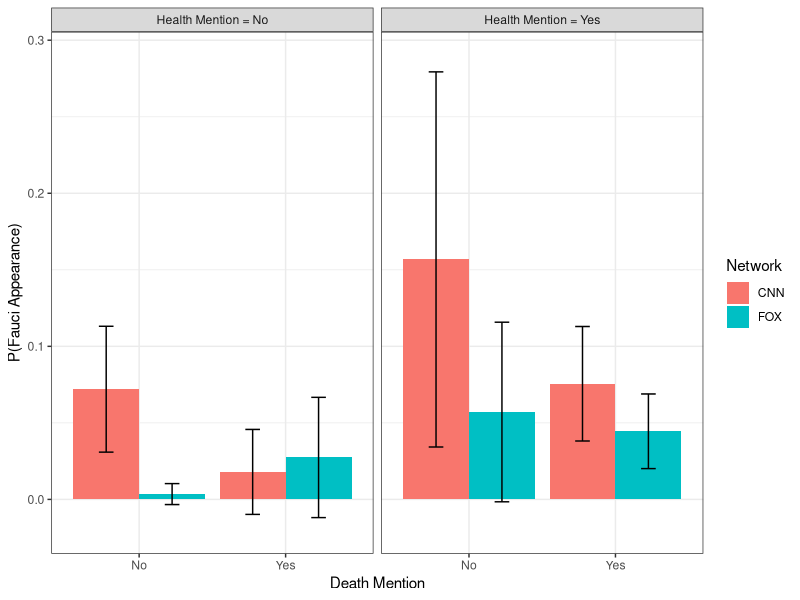

This figure's R source:
setwd('/Users/brycedietrich/finding_fauci_replication/')

library(MASS)
library(ggplot2)

#re-estimate table 2
image_results<-read.csv('data/final_celebrity_results.csv',as.is=T)

#make fox baseline
image_results$network2<-factor(image_results$network,levels=c('fox','cnn','msnbc'))

#set week 9 to zero so the intercept is meaningful
image_results$week2<-image_results$week-9

#negative binomial regressions with offsets
mod1<-glm.nb(fauci~network2+offset(log(cc)),data=image_results)
mod2<-glm.nb(fauci~network2*week2+offset(log(cc)),data=image_results)

#subset image data to only include complete cases
image_results<-image_results[names(residuals(mod2)),]

#create ID
image_results$id<-paste(image_results$show,image_results$week,image_results$year,sep='_')

#load text restuls and create ID
text_results<-read.csv('data/final_caption_results.csv',as.is=T)
text_results$id<-paste(text_results$show,text_results$week,text_results$year,sep='_')

#merge results
results<-merge(image_results,text_results[,c('id','death_text','health_text')])

#set week 9 to zero so the intercept is meaningful
results$week2<-results$week-9

#make fox baseline
results$network2<-factor(results$network,levels=c('fox','cnn','msnbc'))

#create binary variable discussed on page 13 in the main text
my_shows<-unique(results$show)
for(my_show in my_shows){
  results[results$show==my_show,'mentions_health2']<-ifelse(results[results$show==my_show,'health_text']>median(results[results$show==my_show,'health_text'],na.rm=T),1,0)
  results[results$show==my_show,'mentions_death2']<-ifelse(results[results$show==my_show,'death_text']>median(results[results$show==my_show,'death_text'],na.rm=T),1,0)
}

#estimate negative binomial regression with offset
mod1<-glm.nb(fauci~network2*mentions_death2*mentions_health2+offset(log(cc)),data=results)

#create plot data
plot_dat<-rep(0,6)
my_deaths<-c(0,1)
my_healths<-c(0,1)
my_networks<-c('cnn','fox','msnbc')
for(my_network in my_networks){
  for(my_death in my_deaths){
    for(my_health in my_healths){
      temp_pred<-predict(mod1,data.frame(mentions_death2=my_death,mentions_health2=my_health,network2=my_network,cc=median(results[results$network==my_network,'cc'],na.rm=T)),type='response',se.fit=T)$fit
      temp_se<-predict(mod1,data.frame(mentions_death2=my_death,mentions_health2=my_health,network2=my_network,cc=median(results[results$network==my_network,'cc'],na.rm=T)),type='response',se.fit=T)$se.fit
      temp_upper<-temp_pred+1.96*temp_se
      temp_lower<-temp_pred-1.96*temp_se
      temp_row<-c(my_network,my_death,my_health,temp_lower,temp_pred,temp_upper)
      plot_dat<-rbind(plot_dat,temp_row)
    }
  }
}
plot_dat<-data.frame(plot_dat[-1,],stringsAsFactors = F)
names(plot_dat)<-c('Network','Death Mention','Health Mention','lower','fit','upper')
plot_dat$lower<-as.numeric(plot_dat$lower)
plot_dat$fit<-as.numeric(plot_dat$fit)
plot_dat$upper<-as.numeric(plot_dat$upper)
plot_dat$Network<-toupper(plot_dat$Network)
plot_dat$`Death Mention`<-ifelse(plot_dat$`Death Mention`==1,'Yes','No')
plot_dat$`Health Mention`<-ifelse(plot_dat$`Health Mention`==1,'Health Mention = Yes','Health Mention = No')

###cnn plot
plot_dat$Network2<-plot_dat$Network
plot_dat$Network<-factor(plot_dat$Network2,levels=c('MSNBC','CNN','FOX'))

png(filename="output/figure4.png", units = 'px', width=543*20, height=357*20,res=2000)
p<-ggplot(data=plot_dat[plot_dat$Network%in%c('CNN','FOX'),], aes(x=`Death Mention`, y=fit, fill=Network)) +
  geom_bar(stat="identity", position=position_dodge())+
  ylim(c(-0.02,0.29))+
  geom_errorbar(aes(ymin=lower, ymax=upper), width=.2,
                position=position_dodge(.9))+
  ylab('P(Fauci Appearance)')+
  theme_bw()
p <- p + facet_grid(. ~ `Health Mention`)
p
dev.off()
